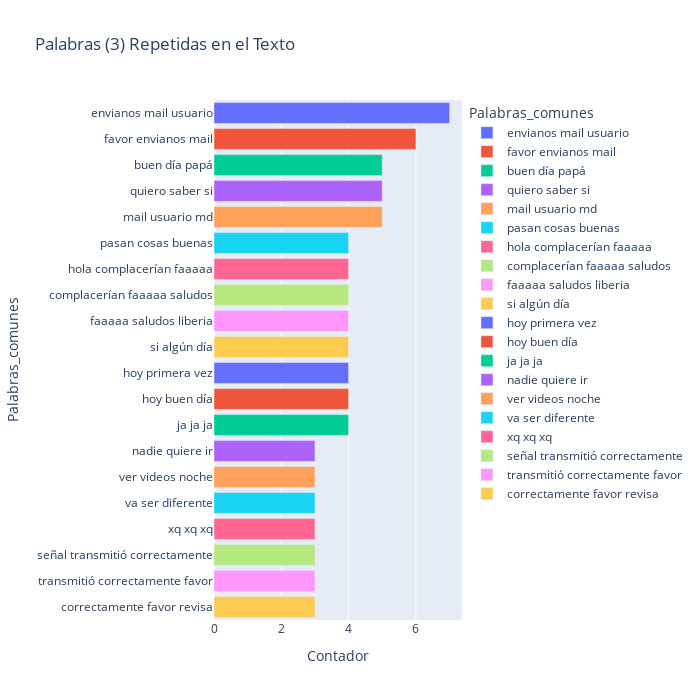

Write notebook code for a chart like this one.
### Code cell
most_common_tri = get_top_text_ngrams(df.text,20,3)
most_common_tri = dict(most_common_tri)
temp = pd.DataFrame(columns = ["Palabras_comunes" , 'Contador'])
temp["Palabras_comunes"] = list(most_common_tri.keys())
temp["Contador"] = list(most_common_tri.values())
fig = px.bar(temp, x="Contador", y="Palabras_comunes", title='Palabras (3) Repetidas en el Texto', orientation='h', 
             width=700, height=700,color='Palabras_comunes')
fig.show()

### Figure 1 — Plotly figure (JSON) as saved in the notebook; plotly's stock layout.template omitted (floating-point values rounded to 4 significant figures)
{"data": [{"alignmentgroup": "True", "hovertemplate": "Palabras_comunes=%{y}<br>Contador=%{x}<extra></extra>", "legendgroup": "envianos mail usuario", "marker": {"color": "#636efa", "pattern": {"shape": ""}}, "name": "envianos mail usuario", "offsetgroup": "envianos mail usuario", "orientation": "h", "showlegend": true, "textposition": "auto", "type": "bar", "x": [7], "xaxis": "x", "y": ["envianos mail usuario"], "yaxis": "y"}, {"alignmentgroup": "True", "hovertemplate": "Palabras_comunes=%{y}<br>Contador=%{x}<extra></extra>", "legendgroup": "favor envianos mail", "marker": {"color": "#EF553B", "pattern": {"shape": ""}}, "name": "favor envianos mail", "offsetgroup": "favor envianos mail", "orientation": "h", "showlegend": true, "textposition": "auto", "type": "bar", "x": [6], "xaxis": "x", "y": ["favor envianos mail"], "yaxis": "y"}, {"alignmentgroup": "True", "hovertemplate": "Palabras_comunes=%{y}<br>Contador=%{x}<extra></extra>", "legendgroup": "buen día papá", "marker": {"color": "#00cc96", "pattern": {"shape": ""}}, "name": "buen día papá", "offsetgroup": "buen día papá", "orientation": "h", "showlegend": true, "textposition": "auto", "type": "bar", "x": [5], "xaxis": "x", "y": ["buen día papá"], "yaxis": "y"}, {"alignmentgroup": "True", "hovertemplate": "Palabras_comunes=%{y}<br>Contador=%{x}<extra></extra>", "legendgroup": "quiero saber si", "marker": {"color": "#ab63fa", "pattern": {"shape": ""}}, "name": "quiero saber si", "offsetgroup": "quiero saber si", "orientation": "h", "showlegend": true, "textposition": "auto", "type": "bar", "x": [5], "xaxis": "x", "y": ["quiero saber si"], "yaxis": "y"}, {"alignmentgroup": "True", "hovertemplate": "Palabras_comunes=%{y}<br>Contador=%{x}<extra></extra>", "legendgroup": "mail usuario md", "marker": {"color": "#FFA15A", "pattern": {"shape": ""}}, "name": "mail usuario md", "offsetgroup": "mail usuario md", "orientation": "h", "showlegend": true, "textposition": "auto", "type": "bar", "x": [5], "xaxis": "x", "y": ["mail usuario md"], "yaxis": "y"}, {"alignmentgroup": "True", "hovertemplate": "Palabras_comunes=%{y}<br>Contador=%{x}<extra></extra>", "legendgroup": "pasan cosas buenas", "marker": {"color": "#19d3f3", "pattern": {"shape": ""}}, "name": "pasan cosas buenas", "offsetgroup": "pasan cosas buenas", "orientation": "h", "showlegend": true, "textposition": "auto", "type": "bar", "x": [4], "xaxis": "x", "y": ["pasan cosas buenas"], "yaxis": "y"}, {"alignmentgroup": "True", "hovertemplate": "Palabras_comunes=%{y}<br>Contador=%{x}<extra></extra>", "legendgroup": "hola complacerían faaaaa", "marker": {"color": "#FF6692", "pattern": {"shape": ""}}, "name": "hola complacerían faaaaa", "offsetgroup": "hola complacerían faaaaa", "orientation": "h", "showlegend": true, "textposition": "auto", "type": "bar", "x": [4], "xaxis": "x", "y": ["hola complacerían faaaaa"], "yaxis": "y"}, {"alignmentgroup": "True", "hovertemplate": "Palabras_comunes=%{y}<br>Contador=%{x}<extra></extra>", "legendgroup": "complacerían faaaaa saludos", "marker": {"color": "#B6E880", "pattern": {"shape": ""}}, "name": "complacerían faaaaa saludos", "offsetgroup": "complacerían faaaaa saludos", "orientation": "h", "showlegend": true, "textposition": "auto", "type": "bar", "x": [4], "xaxis": "x", "y": ["complacerían faaaaa saludos"], "yaxis": "y"}, {"alignmentgroup": "True", "hovertemplate": "Palabras_comunes=%{y}<br>Contador=%{x}<extra></extra>", "legendgroup": "faaaaa saludos liberia", "marker": {"color": "#FF97FF", "pattern": {"shape": ""}}, "name": "faaaaa saludos liberia", "offsetgroup": "faaaaa saludos liberia", "orientation": "h", "showlegend": true, "textposition": "auto", "type": "bar", "x": [4], "xaxis": "x", "y": ["faaaaa saludos liberia"], "yaxis": "y"}, {"alignmentgroup": "True", "hovertemplate": "Palabras_comunes=%{y}<br>Contador=%{x}<extra></extra>", "legendgroup": "si algún día", "marker": {"color": "#FECB52", "pattern": {"shape": ""}}, "name": "si algún día", "offsetgroup": "si algún día", "orientation": "h", "showlegend": true, "textposition": "auto", "type": "bar", "x": [4], "xaxis": "x", "y": ["si algún día"], "yaxis": "y"}, {"alignmentgroup": "True", "hovertemplate": "Palabras_comunes=%{y}<br>Contador=%{x}<extra></extra>", "legendgroup": "hoy primera vez", "marker": {"color": "#636efa", "pattern": {"shape": ""}}, "name": "hoy primera vez", "offsetgroup": "hoy primera vez", "orientation": "h", "showlegend": true, "textposition": "auto", "type": "bar", "x": [4], "xaxis": "x", "y": ["hoy primera vez"], "yaxis": "y"}, {"alignmentgroup": "True", "hovertemplate": "Palabras_comunes=%{y}<br>Contador=%{x}<extra></extra>", "legendgroup": "hoy buen día", "marker": {"color": "#EF553B", "pattern": {"shape": ""}}, "name": "hoy buen día", "offsetgroup": "hoy buen día", "orientation": "h", "showlegend": true, "textposition": "auto", "type": "bar", "x": [4], "xaxis": "x", "y": ["hoy buen día"], "yaxis": "y"}, {"alignmentgroup": "True", "hovertemplate": "Palabras_comunes=%{y}<br>Contador=%{x}<extra></extra>", "legendgroup": "ja ja ja", "marker": {"color": "#00cc96", "pattern": {"shape": ""}}, "name": "ja ja ja", "offsetgroup": "ja ja ja", "orientation": "h", "showlegend": true, "textposition": "auto", "type": "bar", "x": [4], "xaxis": "x", "y": ["ja ja ja"], "yaxis": "y"}, {"alignmentgroup": "True", "hovertemplate": "Palabras_comunes=%{y}<br>Contador=%{x}<extra></extra>", "legendgroup": "nadie quiere ir", "marker": {"color": "#ab63fa", "pattern": {"shape": ""}}, "name": "nadie quiere ir", "offsetgroup": "nadie quiere ir", "orientation": "h", "showlegend": true, "textposition": "auto", "type": "bar", "x": [3], "xaxis": "x", "y": ["nadie quiere ir"], "yaxis": "y"}, {"alignmentgroup": "True", "hovertemplate": "Palabras_comunes=%{y}<br>Contador=%{x}<extra></extra>", "legendgroup": "ver videos noche", "marker": {"color": "#FFA15A", "pattern": {"shape": ""}}, "name": "ver videos noche", "offsetgroup": "ver videos noche", "orientation": "h", "showlegend": true, "textposition": "auto", "type": "bar", "x": [3], "xaxis": "x", "y": ["ver videos noche"], "yaxis": "y"}, {"alignmentgroup": "True", "hovertemplate": "Palabras_comunes=%{y}<br>Contador=%{x}<extra></extra>", "legendgroup": "va ser diferente", "marker": {"color": "#19d3f3", "pattern": {"shape": ""}}, "name": "va ser diferente", "offsetgroup": "va ser diferente", "orientation": "h", "showlegend": true, "textposition": "auto", "type": "bar", "x": [3], "xaxis": "x", "y": ["va ser diferente"], "yaxis": "y"}, {"alignmentgroup": "True", "hovertemplate": "Palabras_comunes=%{y}<br>Contador=%{x}<extra></extra>", "legendgroup": "xq xq xq", "marker": {"color": "#FF6692", "pattern": {"shape": ""}}, "name": "xq xq xq", "offsetgroup": "xq xq xq", "orientation": "h", "showlegend": true, "textposition": "auto", "type": "bar", "x": [3], "xaxis": "x", "y": ["xq xq xq"], "yaxis": "y"}, {"alignmentgroup": "True", "hovertemplate": "Palabras_comunes=%{y}<br>Contador=%{x}<extra></extra>", "legendgroup": "señal transmitió correctamente", "marker": {"color": "#B6E880", "pattern": {"shape": ""}}, "name": "señal transmitió correctamente", "offsetgroup": "señal transmitió correctamente", "orientation": "h", "showlegend": true, "textposition": "auto", "type": "bar", "x": [3], "xaxis": "x", "y": ["señal transmitió correctamente"], "yaxis": "y"}, {"alignmentgroup": "True", "hovertemplate": "Palabras_comunes=%{y}<br>Contador=%{x}<extra></extra>", "legendgroup": "transmitió correctamente favor", "marker": {"color": "#FF97FF", "pattern": {"shape": ""}}, "name": "transmitió correctamente favor", "offsetgroup": "transmitió correctamente favor", "orientation": "h", "showlegend": true, "textposition": "auto", "type": "bar", "x": [3], "xaxis": "x", "y": ["transmitió correctamente favor"], "yaxis": "y"}, {"alignmentgroup": "True", "hovertemplate": "Palabras_comunes=%{y}<br>Contador=%{x}<extra></extra>", "legendgroup": "correctamente favor revisa", "marker": {"color": "#FECB52", "pattern": {"shape": ""}}, "name": "correctamente favor revisa", "offsetgroup": "correctamente favor revisa", "orientation": "h", "showlegend": true, "textposition": "auto", "type": "bar", "x": [3], "xaxis": "x", "y": ["correctamente favor revisa"], "yaxis": "y"}], "layout": {"barmode": "relative", "height": 700, "legend": {"title": {"text": "Palabras_comunes"}, "tracegroupgap": 0}, "title": {"text": "Palabras (3) Repetidas en el Texto"}, "width": 700, "xaxis": {"anchor": "y", "domain": [0, 1], "title": {"text": "Contador"}}, "yaxis": {"anchor": "x", "categoryarray": ["correctamente favor revisa", "transmitió correctamente favor", "señal transmitió correctamente", "xq xq xq", "va ser diferente", "ver videos noche", "nadie quiere ir", "ja ja ja", "hoy buen día", "hoy primera vez", "si algún día", "faaaaa saludos liberia", "complacerían faaaaa saludos", "hola complacerían faaaaa", "pasan cosas buenas", "mail usuario md", "quiero saber si", "buen día papá", "favor envianos mail", "envianos mail usuario"], "categoryorder": "array", "domain": [0, 1], "title": {"text": "Palabras_comunes"}}}}
